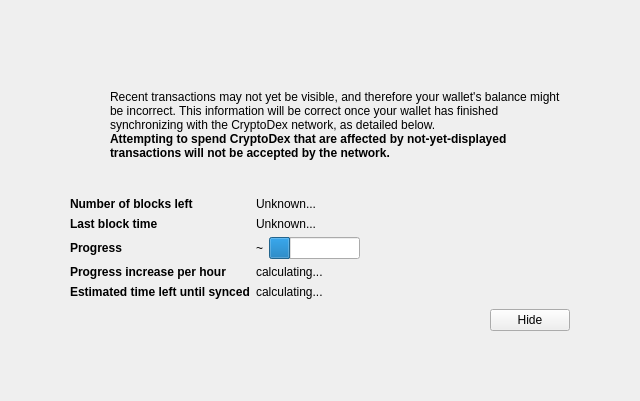
<?xml version="1.0" encoding="UTF-8"?>
<ui version="4.0">
 <class>ModalOverlay</class>
 <widget class="ModalOverlay" name="ModalOverlay">
  <property name="geometry">
   <rect>
    <x>0</x>
    <y>0</y>
    <width>640</width>
    <height>401</height>
   </rect>
  </property>
  <property name="windowTitle">
   <string>Form</string>
  </property>
  <layout class="QVBoxLayout" name="verticalLayout" stretch="0">
   <property name="sizeConstraint">
    <enum>QLayout::SetDefaultConstraint</enum>
   </property>
   <property name="leftMargin">
    <number>0</number>
   </property>
   <property name="topMargin">
    <number>0</number>
   </property>
   <property name="rightMargin">
    <number>0</number>
   </property>
   <property name="bottomMargin">
    <number>0</number>
   </property>
   <item>
    <widget class="QWidget" name="bgWidget" native="true">
     <property name="styleSheet">
      <string notr="true"/>
     </property>
     <layout class="QVBoxLayout" name="verticalLayoutMain" stretch="0">
      <property name="leftMargin">
       <number>60</number>
      </property>
      <property name="topMargin">
       <number>60</number>
      </property>
      <property name="rightMargin">
       <number>60</number>
      </property>
      <property name="bottomMargin">
       <number>60</number>
      </property>
      <item>
       <widget class="QWidget" name="contentWidget" native="true">
        <property name="styleSheet">
         <string notr="true"/>
        </property>
        <layout class="QVBoxLayout" name="verticalLayoutSub" stretch="1,0,0,0,0">
         <property name="spacing">
          <number>0</number>
         </property>
         <property name="leftMargin">
          <number>10</number>
         </property>
         <property name="topMargin">
          <number>10</number>
         </property>
         <property name="rightMargin">
          <number>10</number>
         </property>
         <property name="bottomMargin">
          <number>10</number>
         </property>
         <item>
          <layout class="QHBoxLayout" name="horizontalLayoutIconText" stretch="0,1">
           <property name="topMargin">
            <number>20</number>
           </property>
           <item>
            <layout class="QVBoxLayout" name="verticalLayoutIcon">
             <property name="leftMargin">
              <number>0</number>
             </property>
             <item>
              <widget class="QPushButton" name="warningIcon">
               <property name="enabled">
                <bool>false</bool>
               </property>
               <property name="text">
                <string/>
               </property>
               <property name="icon">
                <iconset>
                 <normaloff>:/icons/warning</normaloff>
                 <disabledoff>:/icons/warning</disabledoff>:/icons/warning</iconset>
               </property>
               <property name="iconSize">
                <size>
                 <width>48</width>
                 <height>48</height>
                </size>
               </property>
               <property name="flat">
                <bool>true</bool>
               </property>
              </widget>
             </item>
             <item>
              <spacer name="verticalSpacerWarningIcon">
               <property name="orientation">
                <enum>Qt::Vertical</enum>
               </property>
               <property name="sizeHint" stdset="0">
                <size>
                 <width>20</width>
                 <height>40</height>
                </size>
               </property>
              </spacer>
             </item>
            </layout>
           </item>
           <item>
            <layout class="QVBoxLayout" name="verticalLayoutInfoText">
             <property name="leftMargin">
              <number>0</number>
             </property>
             <property name="topMargin">
              <number>0</number>
             </property>
             <item>
              <widget class="QLabel" name="infoText">
               <property name="text">
                <string>Recent transactions may not yet be visible, and therefore your wallet's balance might be incorrect. This information will be correct once your wallet has finished synchronizing with the CryptoDex network, as detailed below.</string>
               </property>
               <property name="textFormat">
                <enum>Qt::RichText</enum>
               </property>
               <property name="wordWrap">
                <bool>true</bool>
               </property>
              </widget>
             </item>
             <item>
              <widget class="QLabel" name="infoTextStrong">
               <property name="font">
                <font>
                 <weight>75</weight>
                 <bold>true</bold>
                </font>
               </property>
               <property name="text">
                <string>Attempting to spend CryptoDex that are affected by not-yet-displayed transactions will not be accepted by the network.</string>
               </property>
               <property name="textFormat">
                <enum>Qt::RichText</enum>
               </property>
               <property name="wordWrap">
                <bool>true</bool>
               </property>
              </widget>
             </item>
             <item>
              <spacer name="verticalSpacerInTextSpace">
               <property name="orientation">
                <enum>Qt::Vertical</enum>
               </property>
               <property name="sizeHint" stdset="0">
                <size>
                 <width>20</width>
                 <height>40</height>
                </size>
               </property>
              </spacer>
             </item>
            </layout>
           </item>
          </layout>
         </item>
         <item>
          <spacer name="verticalSpacerAfterText">
           <property name="orientation">
            <enum>Qt::Vertical</enum>
           </property>
           <property name="sizeHint" stdset="0">
            <size>
             <width>20</width>
             <height>40</height>
            </size>
           </property>
          </spacer>
         </item>
         <item>
          <layout class="QFormLayout" name="formLayout">
           <property name="fieldGrowthPolicy">
            <enum>QFormLayout::FieldsStayAtSizeHint</enum>
           </property>
           <property name="horizontalSpacing">
            <number>6</number>
           </property>
           <property name="verticalSpacing">
            <number>6</number>
           </property>
           <property name="topMargin">
            <number>10</number>
           </property>
           <item row="0" column="0">
            <widget class="QLabel" name="labelNumberOfBlocksLeft">
             <property name="font">
              <font>
               <weight>75</weight>
               <bold>true</bold>
              </font>
             </property>
             <property name="text">
              <string>Number of blocks left</string>
             </property>
            </widget>
           </item>
           <item row="0" column="1">
            <widget class="QLabel" name="numberOfBlocksLeft">
             <property name="text">
              <string>Unknown...</string>
             </property>
            </widget>
           </item>
           <item row="1" column="0">
            <widget class="QLabel" name="labelLastBlockTime">
             <property name="font">
              <font>
               <weight>75</weight>
               <bold>true</bold>
              </font>
             </property>
             <property name="text">
              <string>Last block time</string>
             </property>
            </widget>
           </item>
           <item row="1" column="1">
            <widget class="QLabel" name="newestBlockDate">
             <property name="sizePolicy">
              <sizepolicy hsizetype="Maximum" vsizetype="Preferred">
               <horstretch>0</horstretch>
               <verstretch>0</verstretch>
              </sizepolicy>
             </property>
             <property name="text">
              <string>Unknown...</string>
             </property>
            </widget>
           </item>
           <item row="2" column="0">
            <widget class="QLabel" name="labelSyncDone">
             <property name="font">
              <font>
               <weight>75</weight>
               <bold>true</bold>
              </font>
             </property>
             <property name="text">
              <string>Progress</string>
             </property>
            </widget>
           </item>
           <item row="2" column="1">
            <layout class="QHBoxLayout" name="horizontalLayoutSync" stretch="0,1">
             <item>
              <widget class="QLabel" name="percentageProgress">
               <property name="text">
                <string>~</string>
               </property>
              </widget>
             </item>
             <item>
              <widget class="QProgressBar" name="progressBar">
               <property name="value">
                <number>24</number>
               </property>
               <property name="format">
                <string/>
               </property>
              </widget>
             </item>
            </layout>
           </item>
           <item row="4" column="0">
            <widget class="QLabel" name="labelProgressIncrease">
             <property name="font">
              <font>
               <weight>75</weight>
               <bold>true</bold>
              </font>
             </property>
             <property name="text">
              <string>Progress increase per hour</string>
             </property>
            </widget>
           </item>
           <item row="4" column="1">
            <widget class="QLabel" name="progressIncreasePerH">
             <property name="text">
              <string>calculating...</string>
             </property>
            </widget>
           </item>
           <item row="5" column="0">
            <widget class="QLabel" name="labelEstimatedTimeLeft">
             <property name="font">
              <font>
               <weight>75</weight>
               <bold>true</bold>
              </font>
             </property>
             <property name="text">
              <string>Estimated time left until synced</string>
             </property>
            </widget>
           </item>
           <item row="5" column="1">
            <widget class="QLabel" name="expectedTimeLeft">
             <property name="text">
              <string>calculating...</string>
             </property>
            </widget>
           </item>
          </layout>
         </item>
         <item>
          <layout class="QHBoxLayout" name="horizontalLayoutButtons">
           <property name="leftMargin">
            <number>10</number>
           </property>
           <property name="topMargin">
            <number>10</number>
           </property>
           <item>
            <spacer name="horizontalSpacer">
             <property name="orientation">
              <enum>Qt::Horizontal</enum>
             </property>
             <property name="sizeHint" stdset="0">
              <size>
               <width>40</width>
               <height>20</height>
              </size>
             </property>
            </spacer>
           </item>
           <item>
            <widget class="QPushButton" name="closeButton">
             <property name="text">
              <string>Hide</string>
             </property>
            </widget>
           </item>
          </layout>
         </item>
         <item>
          <layout class="QVBoxLayout" name="verticalLayout_2">
           <item>
            <spacer name="verticalSpacer">
             <property name="orientation">
              <enum>Qt::Vertical</enum>
             </property>
             <property name="sizeHint" stdset="0">
              <size>
               <width>20</width>
               <height>40</height>
              </size>
             </property>
            </spacer>
           </item>
          </layout>
         </item>
        </layout>
       </widget>
      </item>
     </layout>
    </widget>
   </item>
  </layout>
 </widget>
 <customwidgets>
  <customwidget>
   <class>ModalOverlay</class>
   <extends>QWidget</extends>
   <header>modaloverlay.h</header>
   <container>1</container>
  </customwidget>
 </customwidgets>
 <resources/>
 <connections/>
</ui>
